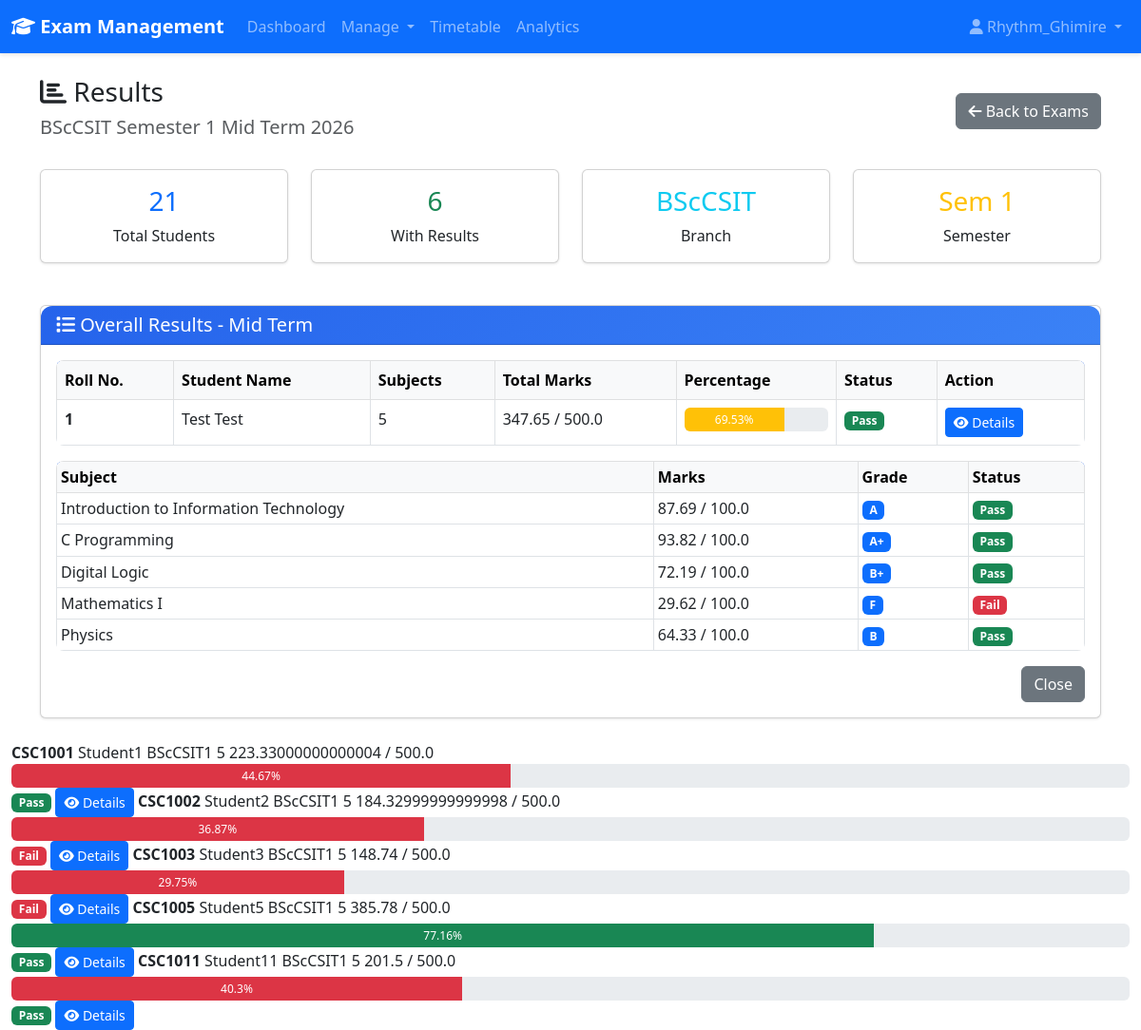
/results/schedule/13/ (signed in), run on the app's committed database.
### core/models.py (models this page shows, shortened)
class ExamSchedule(models.Model):
    BRANCH_CHOICES = [
        ('BCA', 'BCA'),
        ('BScCSIT', 'BScCSIT'),
    ]
    EXAM_TYPE_CHOICES = [
        ('mid_term', 'Mid Term'),
        ('final_term', 'Final Term'),
    ]
    name = models.CharField(max_length=200)  # e.g., "BScCSIT Semester 2 Mid Term 2026"
    branch = models.CharField(max_length=20, choices=BRANCH_CHOICES)
    semester = models.IntegerField()
    exam_type = models.CharField(max_length=20, choices=EXAM_TYPE_CHOICES)
    start_date = models.DateField()
    end_date = models.DateField()
    created_at = models.DateTimeField(auto_now_add=True)
    class Meta:
        ordering = ['-created_at']

class Student(models.Model):
    BRANCH_CHOICES = [
        ('BCA', 'BCA'),
        ('BScCSIT', 'BScCSIT'),
    ]
    user = models.OneToOneField(User, on_delete=models.CASCADE)
    roll_number = models.CharField(max_length=20, unique=True)
    branch = models.CharField(max_length=100, choices=BRANCH_CHOICES)
    semester = models.IntegerField()
    fees_paid = models.BooleanField(default=False)
    attendance = models.FloatField(default=0.0)

class Result(models.Model):
    student = models.ForeignKey(Student, on_delete=models.CASCADE)
    subject = models.ForeignKey(Subject, on_delete=models.CASCADE)
    exam = models.ForeignKey(Exam, on_delete=models.SET_NULL, null=True, blank=True)  # Changed to SET_NULL
    marks_obtained = models.FloatField()
    max_marks = models.FloatField(default=100)
    grade = models.CharField(max_length=5, blank=True)
    class Meta:
        unique_together = ['student', 'exam']

class Subject(models.Model):
    BRANCH_CHOICES = [
        ('BCA', 'BCA'),
        ('BScCSIT', 'BScCSIT'),
    ]
    code = models.CharField(max_length=20, unique=True)
    name = models.CharField(max_length=200)
    semester = models.IntegerField()
    branch = models.CharField(max_length=20, choices=BRANCH_CHOICES, default='BScCSIT')

### core/views.py (the view)
# urls.py: path('results/schedule/<int:schedule_id>/', views.schedule_results, name='schedule_results'),
@login_required
@user_passes_test(is_admin)
def schedule_results(request, schedule_id):
    schedule = get_object_or_404(ExamSchedule, id=schedule_id)
    exams = schedule.exams.all()
    students = Student.objects.filter(
        branch=schedule.branch,
        semester=schedule.semester
    ).select_related('user').order_by('roll_number')
    students_results = []
    for student in students:
        results = Result.objects.filter(
            student=student,
            subject__semester=schedule.semester,
            subject__branch=schedule.branch
        ).select_related('subject', 'exam')
        if results.exists():
            total_marks = sum(r.marks_obtained for r in results)
            total_max = sum(r.max_marks for r in results)
            percentage = (total_marks / total_max * 100) if total_max > 0 else 0
            students_results.append({
                'student': student,
                'results': results,
                'total_marks': total_marks,
                'total_max': total_max,
                'percentage': round(percentage, 2),
                'total_subjects': results.count()
            })
    context = {
        'schedule': schedule,
        'students_results': students_results,
        'total_students': students.count()
    }
    return render(request, 'schedule_results.html', context)

### core/views.py (called while the page is built)
def is_admin(user):
    return user.is_staff or user.is_superuser

### templates/schedule_results.html (shortened to what this page needs)
{% extends 'base.html' %}
{% block content %}
<div class="container mt-4">
    <div class="d-flex justify-content-between align-items-center mb-4">
        <div>
            <h3><i class="fas fa-chart-bar"></i> Results</h3>
            <h5 class="text-muted">{{ schedule.name }}</h5>
        </div>
        <div>
            <a href="{% url 'manage_exams' %}" class="btn btn-secondary">
                <i class="fas fa-arrow-left"></i> Back to Exams
            </a>
        </div>
    </div>
    <div class="row mb-4">
        <div class="col-md-3">
            <div class="card">
                <div class="card-body text-center">
                    <h3 class="text-primary">{{ total_students }}</h3>
                    <p class="mb-0">Total Students</p>
                </div>
            </div>
        </div>
        <div class="col-md-3">
            <div class="card">
                <div class="card-body text-center">
                    <h3 class="text-success">
                        {{ students_results|length }}
                    </h3>
                    <p class="mb-0">With Results</p>
                </div>
            </div>
        </div>
        <div class="col-md-3">
            <div class="card">
                <div class="card-body text-center">
                    <h3 class="text-info">{{ schedule.branch }}</h3>
                    <p class="mb-0">Branch</p>
                </div>
            </div>
        </div>
        <div class="col-md-3">
            <div class="card">
                <div class="card-body text-center">
                    <h3 class="text-warning">Sem {{ schedule.semester }}</h3>
                    <p class="mb-0">Semester</p>
                </div>
            </div>
        </div>
    </div>
    <div class="card mb-4">
        <div class="card-header bg-primary text-white">
            <h5 class="mb-0"><i class="fas fa-list"></i> Overall Results - {{ schedule.get_exam_type_display }}</h5>
        </div>
        <div class="card-body">
            {% if students_results %}
            <div class="table-responsive">
                <table class="table table-hover table-bordered">
                    <thead class="table-light">
                        <tr>
                            <th>Roll No.</th>
                            <th>Student Name</th>
                            <th>Subjects</th>
                            <th>Total Marks</th>
                            <th>Percentage</th>
                            <th>Status</th>
                            <th>Action</th>
                        </tr>
                    </thead>
                    <tbody>
                        {% for student_data in students_results %}
                        <tr>
                            <td><strong>{{ student_data.student.roll_number }}</strong></td>
                            <td>{{ student_data.student.user.get_full_name }}</td>
                            <td>{{ student_data.total_subjects }}</td>
                            <td>{{ student_data.total_marks }} / {{ student_data.total_max }}</td>
                            <td>
                                <div class="progress" style="height: 25px;">
                                    <div class="progress-bar {% if student_data.percentage >= 75 %}bg-success{% elif student_data.percentage >= 50 %}bg-warning{% else %}bg-danger{% endif %}"
                                         role="progressbar"
                                         style="width: {{ student_data.percentage }}%;">
                                        {{ student_data.percentage }}%
                                    </div>
                                </div>
                            </td>
                            <td>
                                {% if student_data.percentage >= 40 %}
                                    <span class="badge bg-success">Pass</span>
                                {% else %}
                                    <span class="badge bg-danger">Fail</span>
                                {% endif %}
                            </td>
                            <td>
                                <button class="btn btn-sm btn-primary"
                                        data-bs-toggle="modal"
                                        data-bs-target="#detailModal{{ student_data.student.id }}">
                                    <i class="fas fa-eye"></i> Details
                                </button>
                            </td>
                        </tr>
                        <div class="modal fade" id="detailModal{{ student_data.student.id }}" tabindex="-1">
                            <div class="modal-dialog modal-lg">
                                <div class="modal-content">
                                    <div class="modal-body">
                                        <table class="table table-sm table-bordered">
                                            <thead class="table-light">
                                                <tr>
                                                    <th>Subject</th>
                                                    <th>Marks</th>
                                                    <th>Grade</th>
                                                    <th>Status</th>
                                                </tr>
                                            </thead>
                                            <tbody>
                                                {% for result in student_data.results %}
                                                <tr>
                                                    <td>{{ result.subject.name }}</td>
                                                    <td>{{ result.marks_obtained }} / {{ result.max_marks }}</td>
                                                    <td><span class="badge bg-primary">{{ result.grade }}</span></td>
                                                    <td>
                                                        {% if result.marks_obtained >= 40 %}
                                                            <span class="badge bg-success">Pass</span>
                                                        {% else %}
                                                            <span class="badge bg-danger">Fail</span>
                                                        {% endif %}
                                                    </td>
                                                </tr>
                                                {% endfor %}
                                            </tbody>
                                        </table>
                                    </div>
                                    <div class="modal-footer">
                                        <button type="button" class="btn btn-secondary" data-bs-dismiss="modal">Close</button>
                                    </div>
                                </div>
                            </div>
                        </div>
                        {% endfor %}
                    </tbody>
                </table>
            </div>
            {% else %}
            <div class="alert alert-info">
                <i class="fas fa-info-circle"></i> No results have been added yet for this exam schedule.
            </div>
            {% endif %}
        </div>
    </div>
</div>
{% endblock %}

### templates/base.html (shortened to what this page needs)
<!DOCTYPE html>
<html lang="en">
<head>
    <link rel="stylesheet" href="/static/css/style.css">
    <link href="https://cdn.jsdelivr.net/npm/bootstrap@5.3.0/dist/css/bootstrap.min.css" rel="stylesheet">
    <link rel="stylesheet" href="https://cdnjs.cloudflare.com/ajax/libs/font-awesome/6.4.0/css/all.min.css">
</head>
<body>
    {% if user.is_authenticated %}
    <nav class="navbar navbar-expand-lg navbar-dark bg-primary">
        <div class="container-fluid">
            <a class="navbar-brand" href="{% url 'dashboard' %}">
                <i class="fas fa-graduation-cap"></i> Exam Management
            </a>
            <div class="collapse navbar-collapse" id="navbarNav">
                <ul class="navbar-nav me-auto">
                    <li class="nav-item">
                        <a class="nav-link" href="{% url 'dashboard' %}">Dashboard</a>
                    </li>
                    {% if user.is_staff %}
                    <li class="nav-item dropdown">
                        <a class="nav-link dropdown-toggle" href="#" role="button" data-bs-toggle="dropdown">
                            Manage
                        </a>
                    </li>
                    {% endif %}
                    <li class="nav-item">
                        <a class="nav-link" href="{% url 'timetable' %}">Timetable</a>
                    </li>
                    <li class="nav-item">
                        <a class="nav-link" href="{% url 'performance_analytics' %}">Analytics</a>
                    </li>
                </ul>
                <ul class="navbar-nav">
                    <li class="nav-item dropdown">
                        <a class="nav-link dropdown-toggle" href="#" role="button" data-bs-toggle="dropdown">
                            <i class="fas fa-user"></i> {{ user.username }}
                        </a>
                    </li>
                </ul>
            </div>
        </div>
    </nav>
    {% endif %}
    <div class="container-fluid">
        {% block content %}{% endblock %}
    </div>
</body>
</html>

### core/static/css/style.css (style rules this page uses)
:root { --primary-color: #2563eb; --secondary-color: #3b82f6; --accent-color: #60a5fa; --background-color: #f8fafc; --card-background: #ffffff; --text-primary: #1e293b; --text-secondary: #64748b; --border-color: #e2e8f0; --success-color: #10b981; --danger-color: #ef4444; --warning-color: #f59e0b; }
* { margin: 0; padding: 0; box-sizing: border-box; }
body { font-family: 'Segoe UI', Tahoma, Geneva, Verdana, sans-serif; background-color: var(--background-color); color: var(--text-primary); line-height: 1.6; }
.navbar { box-shadow: 0 2px 4px rgba(0, 0, 0, 0.1); }
.navbar-brand { font-weight: 600; font-size: 1.5rem; }
.card { border: none; border-radius: 12px; box-shadow: 0 1px 3px rgba(0, 0, 0, 0.1); margin-bottom: 20px; background: var(--card-background); }
.card-header { background: linear-gradient(135deg, var(--primary-color), var(--secondary-color)); color: white; border-radius: 12px 12px 0 0 !important; padding: 1.2rem; font-weight: 600; }
.btn-primary { background: var(--primary-color); border: none; border-radius: 8px; padding: 0.6rem 1.5rem; font-weight: 500; transition: all 0.3s ease; }
.table { background: white; border-radius: 8px; overflow: hidden; }
.table thead { background: var(--primary-color); color: white; }
.badge { padding: 0.5rem 1rem; border-radius: 6px; font-weight: 500; }

### data on the page
ExamSchedule: name "BScCSIT Semester 1 Mid Term 2026", branch "BScCSIT", semester "1", exam_type "Mid Term"
Student: student.roll_number "1", student.user.get_full_name "Test Test", total_subjects "5", total_marks "347.65", total_max "500.0", percentage "69.53", shows "Pass"
Result: subject.name "Introduction to Information Technology", marks_obtained "87.69", max_marks "100.0", grade "A", shows "Pass"
Result: subject.name "C Programming", marks_obtained "93.82", max_marks "100.0", grade "A+", shows "Pass"
Result: subject.name "Digital Logic", marks_obtained "72.19", max_marks "100.0", grade "B+", shows "Pass"
Result: subject.name "Mathematics I", marks_obtained "29.62", max_marks "100.0", grade "F", shows "Fail"
Result: subject.name "Physics", marks_obtained "64.33", max_marks "100.0", grade "B", shows "Pass"
Student: student.roll_number "CSC1001", student.user.get_full_name "Student1 BScCSIT1", total_subjects "5", total_marks "223.33000000000004", total_max "500.0", percentage "44.67", shows "Pass"
Student: student.roll_number "CSC1002", student.user.get_full_name "Student2 BScCSIT1", total_subjects "5", total_marks "184.32999999999998", total_max "500.0", percentage "36.87", shows "Fail"
Student: student.roll_number "CSC1003", student.user.get_full_name "Student3 BScCSIT1", total_subjects "5", total_marks "148.74", total_max "500.0", percentage "29.75", shows "Fail"
Student: student.roll_number "CSC1005", student.user.get_full_name "Student5 BScCSIT1", total_subjects "5", total_marks "385.78", total_max "500.0", percentage "77.16", shows "Pass"
Student: student.roll_number "CSC1011", student.user.get_full_name "Student11 BScCSIT1", total_subjects "5", total_marks "201.5", total_max "500.0", percentage "40.3", shows "Pass"

### other printed values
{{ user.username }} "Rhythm_Ghimire"
{{ total_students }} "21"
{{ students_results|length }} "6"
